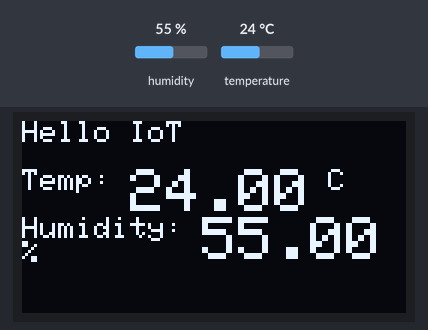
The program below on a simulated ESP32. On the bench: 128×64 one-colour display. The inputs (shaded band) are chosen by the test bench; at power-on: humidity 55 %, temperature 24 °C. What the program prints to the serial monitor is not drawn.

Above: at 2.2 s.
2.3 s: humidity set to 22 %
At 4.0 s:
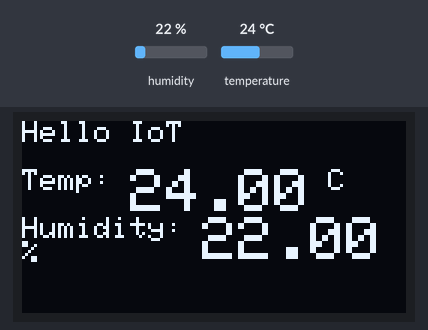
5.0 s: temperature set to 12 °C
At 5.5 s:
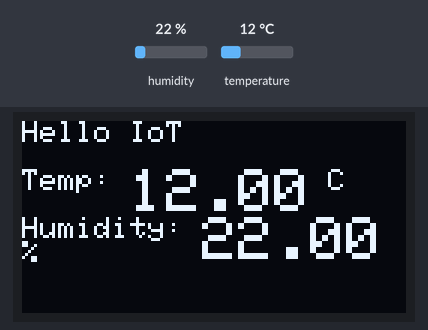
7.7 s: humidity set to 40 %
At 9.6 s:
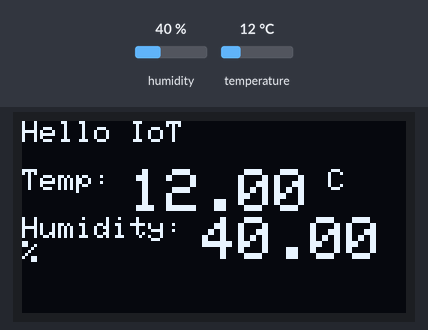
10.7 s: temperature set to 19 °C
At 12.3 s:
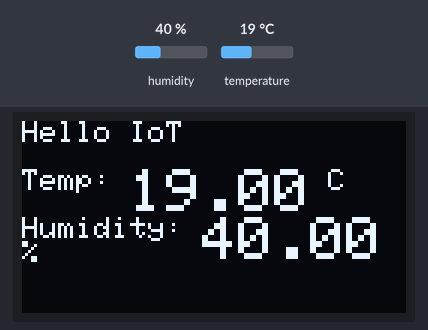
Timing chart, 0 to 13.8 s (numbered marks = the images above; inputs shaded):
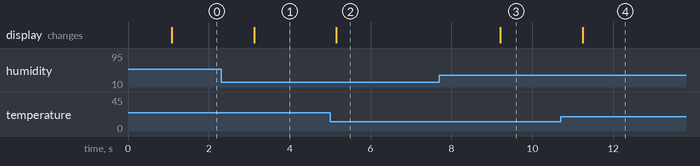

Measured:
- after the input at 2.3 s, the display: changes after 0.82 s (image 1)
- after the input at 5.0 s, the display: changes after 0.15 s (image 2)
- after the input at 7.7 s, the display: changes after 1.5 s (image 3)
- after the input at 10.7 s, the display: changes after 0.54 s (image 4)

The program:

main.cpp
```cpp
// Ayesha
// 23-NTU-CS-1020

#include <Arduino.h>
#include <Wire.h>
#include <Adafruit_GFX.h>
#include <Adafruit_SSD1306.h>
#include <DHT.h>

// --- Pin configuration ---
#define DHTPIN 14        // DHT22 data pin
#define DHTTYPE DHT22   // Change to DHT11 if needed

#define SDA_PIN 21       // I2C SDA
#define SCL_PIN 22       // I2C SCL

// --- OLED setup ---
#define SCREEN_WIDTH 128
#define SCREEN_HEIGHT 64
Adafruit_SSD1306 display(SCREEN_WIDTH, SCREEN_HEIGHT, &Wire, -1);

// --- DHT sensor setup ---
DHT dht(DHTPIN, DHTTYPE);

// --- Setup function ---
void setup() {
  Serial.begin(115200);
  Serial.println("Hello, ESP32!");

  // Initialize I2C on custom pins
  Wire.begin(SDA_PIN, SCL_PIN);

  // Initialize OLED
  if (!display.begin(SSD1306_SWITCHCAPVCC, 0x3C)) {
    Serial.println("SSD1306 allocation failed");
    for (;;);
  }
  display.clearDisplay();
  display.setTextColor(SSD1306_WHITE);
  display.setTextSize(1);
  display.setCursor(0, 0);
  display.println("Initializing...");
  display.display();

  // Initialize DHT sensor
  dht.begin();
  delay(1000);
}

// --- Main loop ---
void loop() {
  float temperature = dht.readTemperature();
  float humidity = dht.readHumidity();

  // Check if read failed
  if (isnan(temperature) || isnan(humidity)) {
    Serial.println("Error reading DHT22 sensor!");
    return;
  }

  // Print values on Serial Monitor
  Serial.print("Temperature: ");
  Serial.print(temperature);
  Serial.print(" °C  |  Humidity: ");
  Serial.print(humidity);
  Serial.println(" %");

  // Display on OLED
  display.clearDisplay();
  display.setTextSize(1);
  display.setCursor(0, 0);
  display.println("Hello IoT");
  display.setCursor(0, 16);
  display.print("Temp: ");
  display.setTextSize(2);
  display.print(temperature);
  display.setTextSize(1);
  display.println(" C");
  display.setCursor(0, 32);
  display.print("Humidity: ");
  display.setTextSize(2);
  display.print(humidity);
  display.setTextSize(1);
  display.println(" %");
  display.display();

  delay(2000); // update every 2 seconds
}
```
